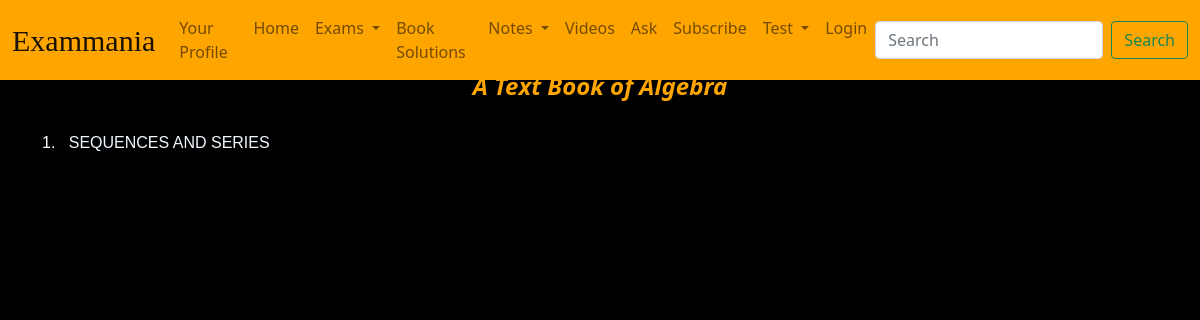
Before: /home/chapter-list/A Text Book of Algebra/ with the older database file.
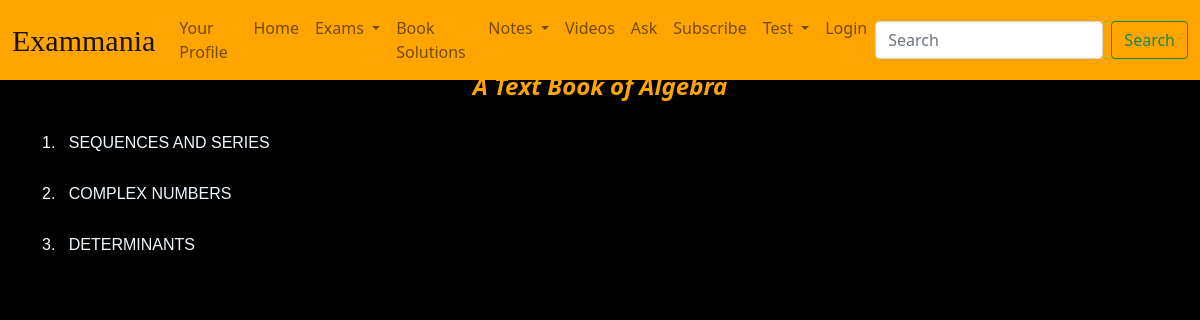
After: the same page with the newer database file.
### main/models.py (models this page shows, shortened)
class Chapter(models.Model):
    name= models.CharField(max_length=250)
    book= models.ForeignKey(Book, related_name="chapters", on_delete=models.CASCADE)

### main/views.py (the view)
# urls.py: path("chapter-list/<str:book_name>/", views.chapterlist, name="chapter_list"),
def chapterlist(request, book_name):
  book=Book.objects.get(name=book_name)
  chapters=Chapter.objects.filter(book=book)
  dic= {
    "Chapters":chapters,
    "book":book,
  }
  return render(request, "main/chapterlist.html", dic)

### templates/main/chapterlist.html (shortened to what this page needs)
{% extends 'main/base.html' %}
{% load static %}
{% block extrahead %}
<link rel="stylesheet" href="{% static 'main/css/chapterlist.css' %}">
{% endblock %}
{% block body %}
<div class="container">
  <h1 id="heading">{{ book.name }}</h1>
  {% for chapter in Chapters %}
  <h4 id="chapter_name">{{ forloop.counter }}.&nbsp;&nbsp;<a
      href="{% url 'main:exercise_list' book.name chapter.name %}">
      {{ chapter.name }}</a></h4>
  {% endfor %}
  {% endblock %}

Changed rows visible on the page:
added Chapter: name "COMPLEX NUMBERS"
added Chapter: name "DETERMINANTS"
